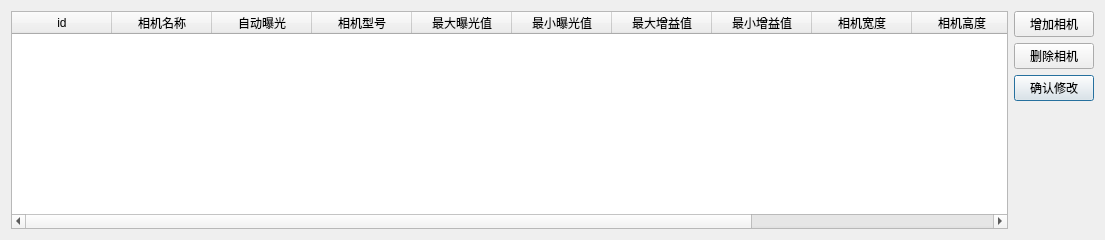
<?xml version="1.0" encoding="UTF-8"?>
<ui version="4.0">
 <class>CameraManager</class>
 <widget class="QDialog" name="CameraManager">
  <property name="geometry">
   <rect>
    <x>0</x>
    <y>0</y>
    <width>1105</width>
    <height>240</height>
   </rect>
  </property>
  <property name="windowTitle">
   <string>Dialog</string>
  </property>
  <layout class="QGridLayout" name="gridLayout">
   <item row="2" column="1">
    <widget class="QPushButton" name="ButtonUpdate">
     <property name="text">
      <string>确认修改</string>
     </property>
    </widget>
   </item>
   <item row="1" column="1">
    <widget class="QPushButton" name="ButtonDel">
     <property name="text">
      <string>删除相机</string>
     </property>
    </widget>
   </item>
   <item row="0" column="1">
    <widget class="QPushButton" name="ButtonAdd">
     <property name="text">
      <string>增加相机</string>
     </property>
    </widget>
   </item>
   <item row="3" column="1">
    <spacer name="verticalSpacer">
     <property name="orientation">
      <enum>Qt::Vertical</enum>
     </property>
     <property name="sizeHint" stdset="0">
      <size>
       <width>20</width>
       <height>40</height>
      </size>
     </property>
    </spacer>
   </item>
   <item row="0" column="0" rowspan="4">
    <widget class="QTableWidget" name="tableWidgetCamera">
     <column>
      <property name="text">
       <string>id</string>
      </property>
     </column>
     <column>
      <property name="text">
       <string>相机名称</string>
      </property>
     </column>
     <column>
      <property name="text">
       <string>自动曝光</string>
      </property>
     </column>
     <column>
      <property name="text">
       <string>相机型号</string>
      </property>
     </column>
     <column>
      <property name="text">
       <string>最大曝光值</string>
      </property>
     </column>
     <column>
      <property name="text">
       <string>最小曝光值</string>
      </property>
     </column>
     <column>
      <property name="text">
       <string>最大增益值</string>
      </property>
     </column>
     <column>
      <property name="text">
       <string>最小增益值</string>
      </property>
     </column>
     <column>
      <property name="text">
       <string>相机宽度</string>
      </property>
     </column>
     <column>
      <property name="text">
       <string>相机高度</string>
      </property>
     </column>
     <column>
      <property name="text">
       <string>拍照数量</string>
      </property>
     </column>
     <column>
      <property name="text">
       <string>间隔</string>
      </property>
     </column>
    </widget>
   </item>
  </layout>
 </widget>
 <resources/>
 <connections/>
</ui>
